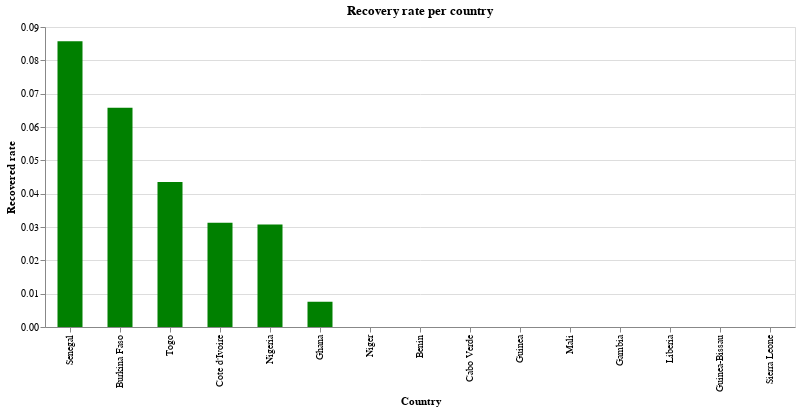

The notebook cell this image was saved under:
### Markdown cell above
### Recovery rate per country

### Code cell
alt.Chart(source).mark_bar(size = 25).encode(x = alt.X('Country', sort='-y'), y = 'Recovered rate', color = alt.value('green'),).properties(width = alt.Step(50), height = 300, title = 'Recovery rate per country').interactive()

### Figure 1 — Vega-Lite specification as saved in the notebook (floating-point values rounded to 4 significant figures)
{"config": {"view": {"continuousWidth": 400, "continuousHeight": 300}}, "data": {"name": "data-d26e9e56a1cdbc479ba4e3a7d03e0acb"}, "mark": {"type": "bar", "size": 25}, "encoding": {"color": {"value": "green"}, "x": {"type": "nominal", "field": "Country", "sort": "-y"}, "y": {"type": "quantitative", "field": "Recovered rate"}}, "height": 300, "selection": {"selector008": {"type": "interval", "bind": "scales", "encodings": ["x", "y"]}}, "title": "Recovery rate per country", "width": {"step": 50}, "$schema": "https://vega.github.io/schema/vega-lite/v4.0.2.json", "datasets": {"data-d26e9e56a1cdbc479ba4e3a7d03e0acb": [{"Country": "Burkina Faso", "Lat": 12.24, "Long": -1.562, "Date": "2020-03-26T00:00:00", "Confirmed_cases": 152.0, "Dead": 7.0, "Recovered": 10.0, "Death rate": 0.04605, "Recovered rate": 0.06579}, {"Country": "Ghana", "Lat": 7.947, "Long": -1.023, "Date": "2020-03-26T00:00:00", "Confirmed_cases": 132.0, "Dead": 4.0, "Recovered": 1.0, "Death rate": 0.0303, "Recovered rate": 0.007576}, {"Country": "Senegal", "Lat": 14.5, "Long": -14.45, "Date": "2020-03-26T00:00:00", "Confirmed_cases": 105.0, "Dead": 0.0, "Recovered": 9.0, "Death rate": 0.0, "Recovered rate": 0.08571}, {"Country": "Cote d'Ivoire", "Lat": 7.54, "Long": -5.547, "Date": "2020-03-26T00:00:00", "Confirmed_cases": 96.0, "Dead": 0.0, "Recovered": 3.0, "Death rate": 0.0, "Recovered rate": 0.03125}, {"Country": "Nigeria", "Lat": 9.082, "Long": 8.675, "Date": "2020-03-26T00:00:00", "Confirmed_cases": 65.0, "Dead": 1.0, "Recovered": 2.0, "Death rate": 0.01538, "Recovered rate": 0.03077}, {"Country": "Togo", "Lat": 8.62, "Long": 0.8248, "Date": "2020-03-26T00:00:00", "Confirmed_cases": 23.0, "Dead": 0.0, "Recovered": 1.0, "Death rate": 0.0, "Recovered rate": 0.04348}, {"Country": "Niger", "Lat": 17.61, "Long": 8.082, "Date": "2020-03-26T00:00:00", "Confirmed_cases": 10.0, "Dead": 1.0, "Recovered": 0.0, "Death rate": 0.1, "Recovered rate": 0.0}, {"Country": "Benin", "Lat": 9.308, "Long": 2.316, "Date": "2020-03-26T00:00:00", "Confirmed_cases": 6.0, "Dead": 0.0, "Recovered": 0.0, "Death rate": 0.0, "Recovered rate": 0.0}, {"Country": "Cabo Verde", "Lat": 16.54, "Long": -23.04, "Date": "2020-03-26T00:00:00", "Confirmed_cases": 4.0, "Dead": 1.0, "Recovered": 0.0, "Death rate": 0.25, "Recovered rate": 0.0}, {"Country": "Guinea", "Lat": 9.946, "Long": -9.697, "Date": "2020-03-26T00:00:00", "Confirmed_cases": 4.0, "Dead": 0.0, "Recovered": 0.0, "Death rate": 0.0, "Recovered rate": 0.0}, {"Country": "Mali", "Lat": 17.57, "Long": -3.996, "Date": "2020-03-26T00:00:00", "Confirmed_cases": 4.0, "Dead": 0.0, "Recovered": 0.0, "Death rate": 0.0, "Recovered rate": 0.0}, {"Country": "Gambia", "Lat": 13.44, "Long": -15.31, "Date": "2020-03-26T00:00:00", "Confirmed_cases": 3.0, "Dead": 1.0, "Recovered": 0.0, "Death rate": 0.3333, "Recovered rate": 0.0}, {"Country": "Liberia", "Lat": 6.428, "Long": -9.43, "Date": "2020-03-26T00:00:00", "Confirmed_cases": 3.0, "Dead": 0.0, "Recovered": 0.0, "Death rate": 0.0, "Recovered rate": 0.0}, {"Country": "Guinea-Bissau", "Lat": 11.8, "Long": -15.18, "Date": "2020-03-26T00:00:00", "Confirmed_cases": 2.0, "Dead": 0.0, "Recovered": 0.0, "Death rate": 0.0, "Recovered rate": 0.0}, {"Country": "Sierra Leone", "Lat": 8.461, "Long": -11.78, "Date": "2020-03-26T00:00:00", "Confirmed_cases": 0.0, "Dead": 0.0, "Recovered": 0.0, "Death rate": null, "Recovered rate": null}]}}
